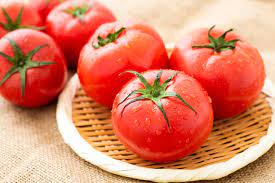
#> input picture tomato - コピー.jpg, 275 x 183 px, given in place of 0.png, which was not available
$ python deeplearn22.py
#> lines starting #> are read from the running program, lines starting #| are printed output that depends on the picture; long printed decimals are rounded; pictures that were not available may be replaced by others from this repository, and a replacement may not be noted
import cv2
import numpy as np

weight = [] #重み
theta = [55487,55486,0.5] #シグモイドの時の閾値(適当)
v_1 = [[],[]] #かくれ層1層目のベクトル
t = {'0': 0, '1': 10, '2': 20, '3': 30, '4': 40, '5': 50, '6': 60, '7': 70, '8': 80, '9': 90}

def sigmoid(x):
    f = 1 / (1 + np.exp(-1 * x))
    return f

img = cv2.imread(str("0.png"))
#> img is the input picture: shape (183, 275, 3); mean B, G, R 104.1, 131, 220.2
hsv = cv2.cvtColor(img, cv2.COLOR_BGR2HSV)
#> hsv: shape (183, 275, 3); mean H, S, V 16.9, 142.6, 220.7
h,s,v = cv2.split(hsv)
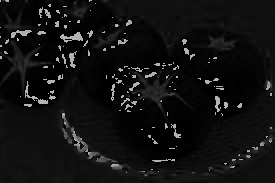
#> h: shape (183, 275); min 0, max 179, mean 16.9
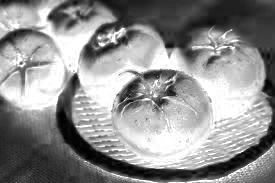
#> s: shape (183, 275); min 0, max 255, mean 142.6
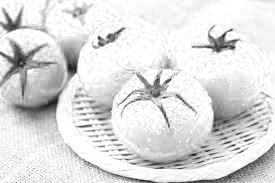
#> v: shape (183, 275); min 23, max 255, mean 220.7
x = np.ravel(v) #ベクトル(1次元配列)に直す
weight.append([])
for i in range(len(x)):
    weight[0].append(1) #とりあえず画素数分重みを用意して、全部1にする
weight.append([1,1]) #y出すときに使うweight

#1回、出力層を算出
def handle():
    v_1[0] = float(sigmoid(np.dot(x, weight[0]) - theta[0])) #xとweightの内積
#> in sigmoid, `f = 1 / (1 + np.exp(-1 * x))`: f = 1
    v_1[1] = float(sigmoid(np.dot(x, weight[0]) - theta[1]))
    return sigmoid(np.dot(v_1, weight[1]) - theta[2])
y = handle()
#> y = 0.818

#誤差逆伝播法
def error_backpropagation(num,answer):
    d = ((y - t[answer]) * (1 - y) * y * x[num]) #xの1個目について...
    g = 1 #ゲイン
    return weight[0][num] - (g * d)

#w_1について誤差逆伝播法してみる
for i in range(2):
    print('y:' + str(y))
    weight[0][0] = error_backpropagation(0,'0')
    print('weight:' + str(weight[0][0]))
    y = handle()
#> this loop made 2 passes
#> (d in error_backpropagation, y) on passes 1 to 2: (31.09, 0.818), (31.09, 0.818)
#| y:0.8176
#| weight:-30.094
#| y:0.8176
#| weight:-61.189
#> after the loop, weight = 2 items
input()
